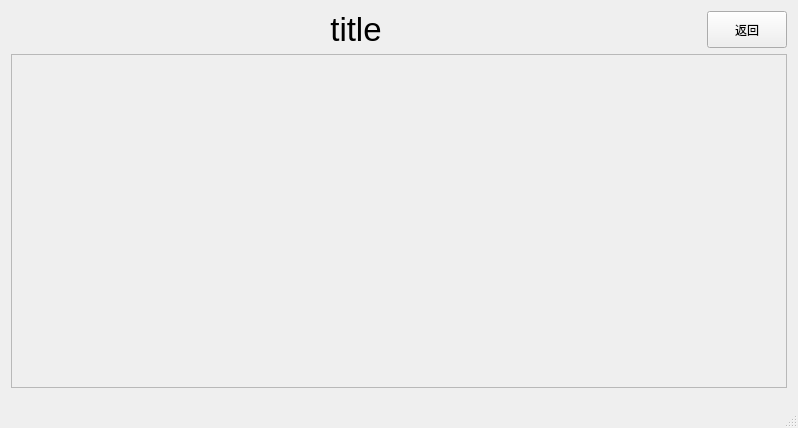
<?xml version="1.0" encoding="UTF-8"?>
<ui version="4.0">
 <class>MianWin</class>
 <widget class="QMainWindow" name="MianWin">
  <property name="geometry">
   <rect>
    <x>0</x>
    <y>0</y>
    <width>798</width>
    <height>428</height>
   </rect>
  </property>
  <property name="windowTitle">
   <string>MianWin</string>
  </property>
  <widget class="QWidget" name="centralWidget">
   <layout class="QVBoxLayout" name="verticalLayout">
    <item>
     <layout class="QHBoxLayout" name="horizontalLayout">
      <item>
       <widget class="QLabel" name="title">
        <property name="font">
         <font>
          <pointsize>25</pointsize>
         </font>
        </property>
        <property name="text">
         <string>title</string>
        </property>
        <property name="alignment">
         <set>Qt::AlignCenter</set>
        </property>
       </widget>
      </item>
      <item>
       <widget class="QPushButton" name="returnButton">
        <property name="sizePolicy">
         <sizepolicy hsizetype="Fixed" vsizetype="Minimum">
          <horstretch>0</horstretch>
          <verstretch>0</verstretch>
         </sizepolicy>
        </property>
        <property name="text">
         <string>返回</string>
        </property>
       </widget>
      </item>
     </layout>
    </item>
    <item>
     <widget class="QScrollArea" name="scrollArea">
      <property name="widgetResizable">
       <bool>true</bool>
      </property>
      <widget class="QWidget" name="scrollAreaWidgetContents">
       <property name="geometry">
        <rect>
         <x>0</x>
         <y>0</y>
         <width>774</width>
         <height>304</height>
        </rect>
       </property>
      </widget>
     </widget>
    </item>
   </layout>
  </widget>
  <widget class="QStatusBar" name="statusBar">
   <property name="font">
    <font>
     <pointsize>15</pointsize>
    </font>
   </property>
  </widget>
  <action name="setting">
   <property name="text">
    <string>设置</string>
   </property>
   <property name="font">
    <font>
     <pointsize>15</pointsize>
    </font>
   </property>
  </action>
  <action name="clean">
   <property name="text">
    <string>清洗</string>
   </property>
  </action>
  <action name="query">
   <property name="text">
    <string>查询</string>
   </property>
  </action>
  <action name="test">
   <property name="text">
    <string>测试</string>
   </property>
  </action>
  <action name="calibration">
   <property name="text">
    <string>校准</string>
   </property>
  </action>
  <action name="timeSettings">
   <property name="text">
    <string>时间设置</string>
   </property>
  </action>
  <action name="brightnessAction">
   <property name="text">
    <string>亮度设置</string>
   </property>
  </action>
  <action name="actionoilFormat">
   <property name="text">
    <string>oilFormat</string>
   </property>
  </action>
  <action name="action">
   <property name="text">
    <string>油品规格</string>
   </property>
  </action>
 </widget>
 <layoutdefault spacing="6" margin="11"/>
 <resources/>
 <connections/>
</ui>
